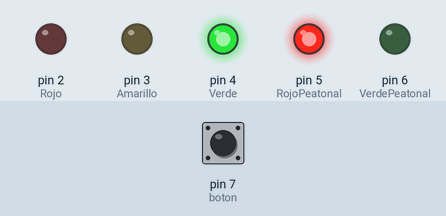
A sketch run on a simulated Arduino Uno, built with avr-gcc and run on an emulated ATmega328P. On the bench: output pins drawn as LEDs (lit = HIGH). Dashed ring = blinking. The inputs (shaded band) are chosen by the test bench; at power-on: pin 7 (boton) LOW.

Above: at 1.2 s.
1.3 s: pin 7 (boton) pulled HIGH for 0.15 s
At 8.7 s:
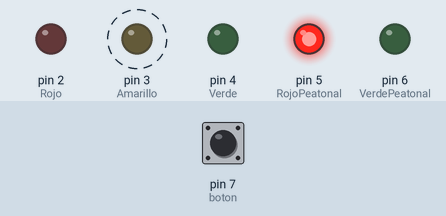
At 11.1 s:
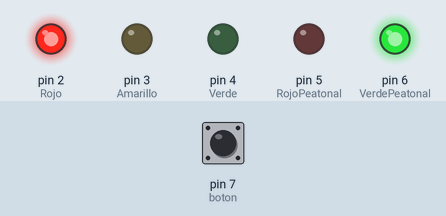
Timing chart, 0 to 19.3 s (numbered marks = the images above; inputs shaded):
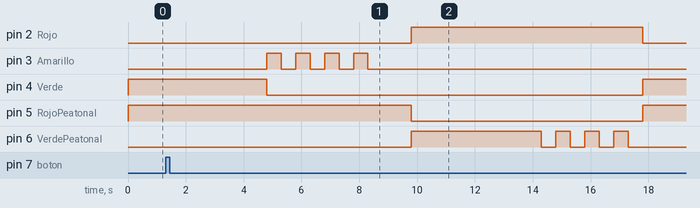

The sketch:

Semaforos.ino
```cpp
//PR05
int boton = 7;
int Rojo = 2;
int Amarillo = 3;
int Verde = 4;
int RojoPeatonal = 5;
int VerdePeatonal = 6;
int estado=0;

void setup()
{
  pinMode (boton,INPUT);
  pinMode (Rojo, OUTPUT);
  pinMode (Amarillo, OUTPUT);
  pinMode (Verde, OUTPUT);
  pinMode (RojoPeatonal, OUTPUT);
  pinMode (VerdePeatonal, OUTPUT);
  digitalWrite(Verde, HIGH);
  digitalWrite(RojoPeatonal, HIGH);
}

void loop(){
estado = digitalRead(boton);
if (estado == HIGH){
  delay(3500);
  digitalWrite(Verde,LOW);
  digitalWrite(Amarillo, HIGH);
  for (int x=0; x < 4; x++) {
    digitalWrite(Amarillo, HIGH);
    delay(500);
    digitalWrite(Amarillo, LOW);
    delay(500);
  }
  delay(1000);

  digitalWrite(Amarillo, LOW);
  digitalWrite(Rojo, HIGH);
  digitalWrite(VerdePeatonal, HIGH);
  digitalWrite(RojoPeatonal, LOW);
  delay(4000);


  for (int y=0; y < 4; y++) {
    digitalWrite(VerdePeatonal, HIGH);
    delay(500);
    digitalWrite(VerdePeatonal, LOW);
    delay(500);
  }

  digitalWrite(RojoPeatonal, HIGH);
  digitalWrite(Rojo, LOW);
  digitalWrite(Verde, HIGH);
}
}
```

Measured:
- after the input at 1.3 s, pin 2 (Rojo): LOW → HIGH after 8.5 s, → LOW 8.0 s later; pin 3 (Amarillo): alternates HIGH for 0.50 s and LOW for 0.50 s, 8 changes in all, then stays LOW, starting after 3.5 s
